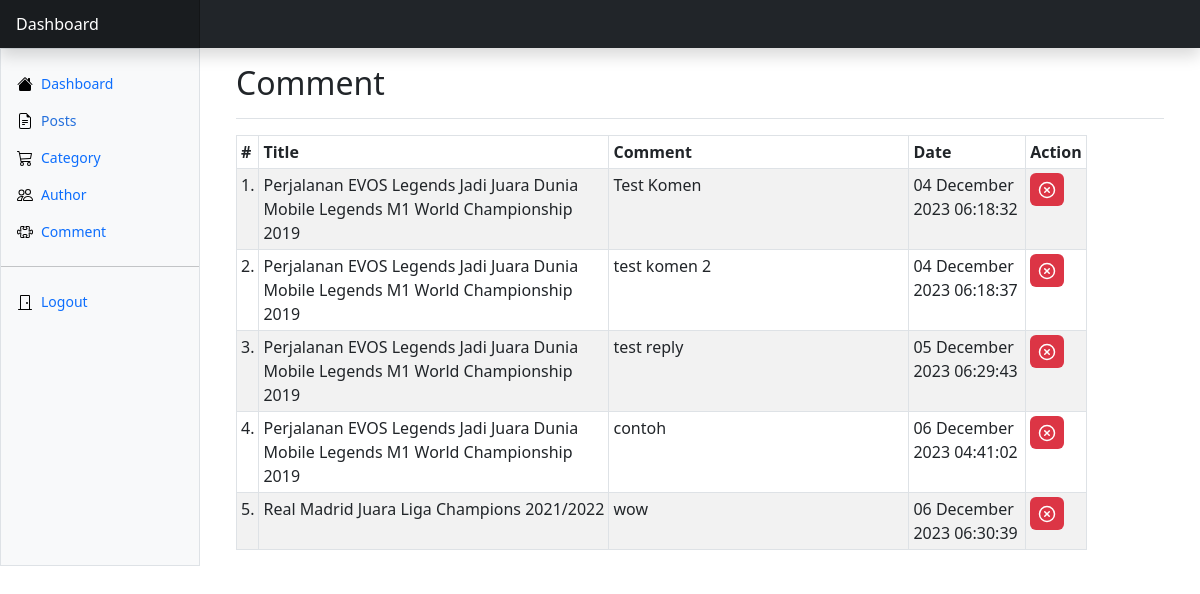
Page /Dashboard/comment.php (signed in) on the earlier database version.
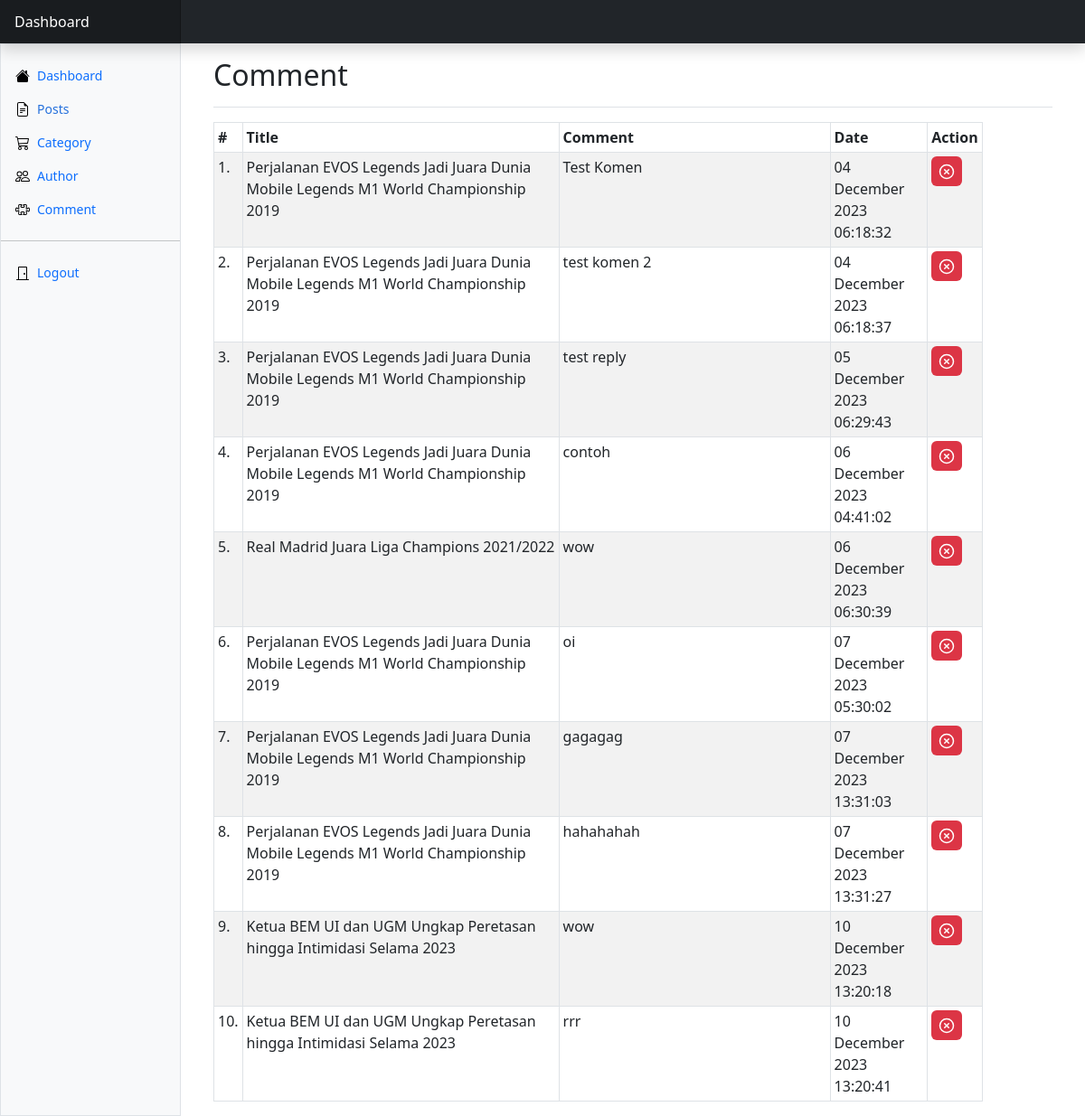
Same page on the later database version.
### tables this page shows
CREATE TABLE `comment` (
  `id` int(11) NOT NULL,
  `parent_id` int(11) DEFAULT NULL,
  `comment` text NOT NULL,
  `tanggal` timestamp NOT NULL DEFAULT current_timestamp() ON UPDATE current_timestamp(),
  `user_id` int(11) NOT NULL,
  `post_id` int(11) NOT NULL
);

CREATE TABLE `posts` (
  `id` int(11) NOT NULL,
  `judul` varchar(200) NOT NULL,
  `img` varchar(50) NOT NULL,
  `view` int(11) NOT NULL,
  `body` text NOT NULL,
  `publish` date NOT NULL,
  `category_id` int(11) NOT NULL,
  `author_id` int(11) NOT NULL
);

### php/functions.php (called while the page is built, shortened)
<?php
function koneksi()
{
    $conn = mysqli_connect("localhost", "root", "");
    mysqli_select_db($conn, "berita");
    return $conn;
}
function query($sql)
{
    $conn = koneksi();
    $result = mysqli_query($conn, "$sql");
    $rows = [];
    while ($row = mysqli_fetch_assoc($result)) {
        $rows[] = $row;
    }
    return $rows;
}

### Dashboard/comment.php (the view, shortened to what the changed rows need)
<?php
require '../php/functions.php';
$comment = query("SELECT comment.id, judul, comment, tanggal FROM comment JOIN posts ON comment.post_id = posts.id");
?>
<!DOCTYPE html>
<html lang="en">
<head>
    <link href="https://cdn.jsdelivr.net/npm/bootstrap@5.3.2/dist/css/bootstrap.min.css" rel="stylesheet">
    <link rel="stylesheet" href="https://cdnjs.cloudflare.com/ajax/libs/twitter-bootstrap/5.2.0/css/bootstrap.min.css">
    <link rel="stylesheet" href="https://cdn.datatables.net/1.13.4/css/dataTables.bootstrap5.min.css">
    <link rel="stylesheet" href="https://cdn.jsdelivr.net/npm/bootstrap-icons@1.11.1/font/bootstrap-icons.css">
    <link href="dashboard.css" rel="stylesheet">
</head>
<body>
    <div class="container-fluid">
        <div class="row">
            <main class="col-md-9 ms-sm-auto col-lg-10 px-md-4">
                <div class="container">
                    <div class="d-flex justify-content-between flex-wrap flex-md-nowrap align-items-center pt-3 pb-2 mb-3 border-bottom">
                        <h1 class="h2">Comment</h1>
                    </div>
                    <div class="table-responsive col-lg-11">
                        <table class="table table-bordered  table-striped table-sm">
                            <thead>
                                <tr>
                                    <th scope="col">#</th>
                                    <th scope="col" width="350px">Title</th>
                                    <th scope="col" width="300px">Comment</th>
                                    <th scope="col">Date</th>
                                    <th scope="col">Action</th>
                                </tr>
                            </thead>
                            <?php $i = 1; ?>
                            <tbody>
                                <?php foreach ($comment as $coment) : ?>
                                    <tr>
                                        <td><?= $i; ?>.</td>
                                        <td><?= $coment['judul']; ?></td>
                                        <td><?= $coment['comment']; ?></td>
                                        <td><?= date("d F Y H:i:s", strtotime($coment['tanggal'])); ?></td>
                                        <td>
                                            <a href="../php/comment/delete.php?id=<?= $coment['id']; ?>" class="badge bg-danger" onclick="return confirm('Hapus Data?')"><span data-feather="x-circle" style="width: 18px;"></span></a>
                                        </td>
                                    </tr>
                                    <?php $i++; ?>
                                <?php endforeach; ?>
                            </tbody>
                        </table>
                    </div>
                </div>
            </main>
        </div>
    </div>
</body>
</html>

Differences in the rows shown:
added comment: post.judul "Perjalanan EVOS Legends Jadi Juara Dunia Mobile Legends M1 World Championship 2019", comment "oi", tanggal "07 December 2023 05:30:02"
added comment: post.judul "Perjalanan EVOS Legends Jadi Juara Dunia Mobile Legends M1 World Championship 2019", comment "gagagag", tanggal "07 December 2023 13:31:03"
added comment: post.judul "Perjalanan EVOS Legends Jadi Juara Dunia Mobile Legends M1 World Championship 2019", comment "hahahahah", tanggal "07 December 2023 13:31:27"
added comment: post.judul "Ketua BEM UI dan UGM Ungkap Peretasan hingga Intimidasi Selama 2023", comment "wow", tanggal "10 December 2023 13:20:18"
added comment: post.judul "Ketua BEM UI dan UGM Ungkap Peretasan hingga Intimidasi Selama 2023", comment "rrr", tanggal "10 December 2023 13:20:41"
